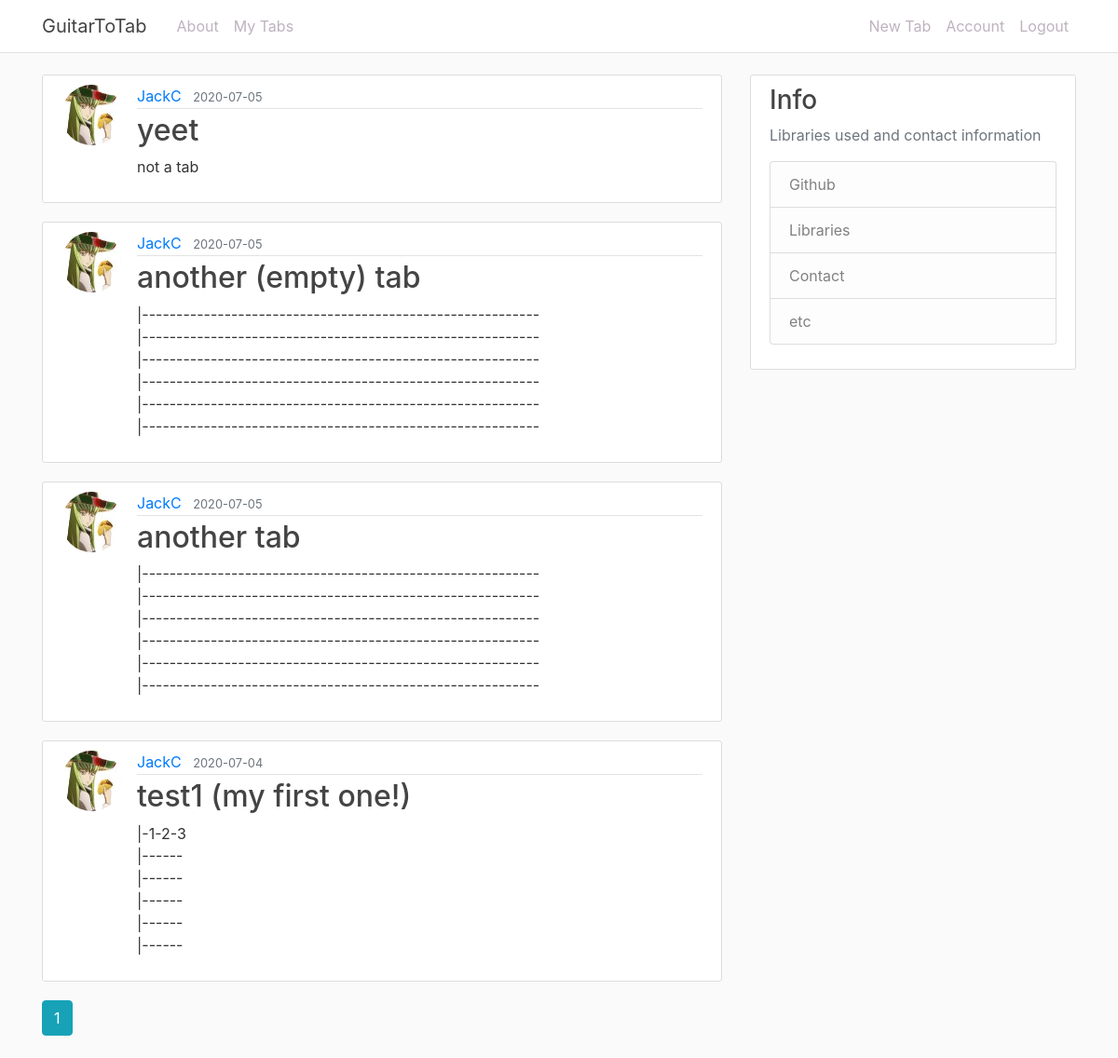
The app's page /my_tabs (signed in) with its own data.
### guitartotab/models.py (models this page shows, shortened)
class Tab(db.Model):
    id = db.Column(db.Integer, primary_key=True)
    title = db.Column(db.String(100), nullable=False)
    date_posted = db.Column(db.DateTime, nullable=False, default=datetime.utcnow)
    content = db.Column(db.Text, nullable=False)
    user_id = db.Column(db.Integer, db.ForeignKey('user.id'), nullable=False)

class User(db.Model, UserMixin):
    id = db.Column(db.Integer, primary_key=True)
    username = db.Column(db.String(20), unique=True, nullable=False)
    email = db.Column(db.String(120), unique=True, nullable=False)
    image_file = db.Column(db.String(20), nullable=False, default='default.jpg')
    password = db.Column(db.String(60), nullable=False)
    tabs = db.relationship('Tab', backref='author', lazy=True)

### guitartotab/routes.py (the view)
@app.route('/my_tabs')
def my_tabs():
    page = request.args.get('page', 1, type=int)
    user = current_user
    tabs = Tab.query.filter_by(author=user).order_by(Tab.date_posted.desc()).paginate(page=page,per_page=5)
    return render_template('home.html', title='My Tabs', tabs=tabs)

### guitartotab/models.py (called while the page is built)
@login_manager.user_loader
def load_user(user_id):
    return User.query.get(int(user_id))

### guitartotab/templates/home.html
{% extends "base.html" %}
{% block content %}
    {% if tabs.items %}
      {% for tab in tabs.items %}
          <article class="media content-section">
            <img class="rounded-circle article-img" src="{{ url_for('static', filename='profile_pics/' + tab.author.image_file) }}">
            <div class="media-body">
              <div class="article-metadata">
                <a class="mr-2" href="#">{{ tab.author.username }}</a>
                <small class="text-muted">{{ tab.date_posted.strftime('%Y-%m-%d') }}</small>
              </div>
              <h2><a class="article-title" href="{{ url_for('tab', tab_id=tab.id) }}">{{ tab.title }}</a></h2>
              <p class="article-content">{{ tab.content }}</p>
            </div>
          </article>
      {% endfor %}
      {% for page_num in tabs.iter_pages(left_edge=1, right_edge=1, left_current=1, right_current=2) %}
          {% if page_num %}
            {% if tabs.page == page_num %}
              <a class="btn btn-info mb-4" href="{{ url_for('my_tabs', page=page_num) }}">{{ page_num }}</a>
            {% else %}
              <a class="btn btn-outline-info mb-4" href="{{ url_for('my_tabs', page=page_num) }}">{{ page_num }}</a>
            {% endif %}
          {% else %}
            ...
          {% endif %}
      {% endfor %}
    {% else %}
      <h1>There seem to be nothing here...</h1>
    {% endif %}
{% endblock content %}

### guitartotab/templates/base.html (shortened to what this page needs)
<!DOCTYPE html>
<html>
<head>
    <link rel="stylesheet" href="https://maxcdn.bootstrapcdn.com/bootstrap/4.0.0/css/bootstrap.min.css">
    <link rel="stylesheet" type="text/css" href="{{ url_for('static', filename='main.css') }}">
</head>
<body>
    <header class="site-header">
        <nav class="navbar navbar-expand-md navbar-dark bg-steel fixed-top border-bottom">
          <div class="container">
            {% if current_user.is_authenticated %}
              <a class="navbar-brand mr-4" href="/my_tabs">GuitarToTab</a>
            {% else %}
              <a class="navbar-brand mr-4" href="/landing">GuitarToTab</a>
            {% endif %}
            <div class="collapse navbar-collapse" id="navbarToggle">
              <div class="navbar-nav mr-auto">
                {% if current_user.is_authenticated %}
                  <a class="nav-item nav-link" href="{{ url_for('about') }}">About</a>
                  <a class="nav-item nav-link" href="{{ url_for('my_tabs') }}">My Tabs</a>
                {% else %}
                  <a class="nav-item nav-link" href="{{ url_for('about') }}">About</a>
                {% endif %}
              </div>
              <div class="navbar-nav">
                {% if current_user.is_authenticated %}
                  <a class="nav-item nav-link" href="{{ url_for('new_tabs') }}">New Tab</a>
                  <a class="nav-item nav-link" href="{{ url_for('account') }}">Account</a>
                  <a class="nav-item nav-link" href="{{ url_for('logout') }}">Logout</a>
                {% else %}
                  <a class="nav-item nav-link" href="{{ url_for('login') }}">Login</a>
                  <a class="nav-item nav-link" href="{{ url_for('register') }}">Register</a>
                {% endif %}
              </div>
            </div>
          </div>
        </nav>
     </header>
     <main role="main" class="container">
      <div class="row">
        <div class="col-md-8">
          {% block content %}{% endblock %}
        </div>
        <div class="col-md-4">
          <div class="content-section">
            <h3>Info</h3>
            <p class='text-muted'> Libraries used and contact information
              <ul class="list-group">
                <li class="list-group-item list-group-item-light">Github</li>
                <li class="list-group-item list-group-item-light">Libraries</li>
                <li class="list-group-item list-group-item-light">Contact</li>
                <li class="list-group-item list-group-item-light">etc</li>
              </ul>
            </p>
          </div>
        </div>
      </div>
    </main>
</body>
</html>

### guitartotab/static/main.css (style rules this page uses)
body { background: #fafafa; color: #333333; margin-top: 5rem; font-family: -apple-system, BlinkMacSystemFont, 'Segoe UI', Roboto, Oxygen, Ubuntu, Cantarell, 'Open Sans', 'Helvetica Neue', sans-serif; }
h1, h2, h3, h4, h5, h6 { color: #444444; }
.container .navbar-brand { color: #444444; }
.bg-steel { background-color: #ffffff; }
.site-header .navbar-nav .nav-link { color: #beb2be; }
.content-section { background: #ffffff; padding: 10px 20px; border: 1px solid #dddddd; border-radius: 3px; margin-bottom: 20px; }
.article-title { color: #444444; }
.article-content { white-space: pre-line; }
.article-img { height: 65px; width: 65px; margin-right: 16px; }
.article-metadata { padding-bottom: 1px; margin-bottom: 4px; border-bottom: 1px solid #e3e3e3 }

### records on screen
Tab: image_file (picture), author.username "JackC", date_posted "2020-07-05", title "yeet", content "not a tab"
Tab: image_file (picture), author.username "JackC", date_posted "2020-07-05", title "another (empty) tab", content "|---------------------------------------------------------- |---------------------------------------------------------- |---------------------------------------------------------- |---------------------------------------------------------- |---------------------------------------------------------- |----------------------------------------------------------"
Tab: image_file (picture), author.username "JackC", date_posted "2020-07-05", title "another tab", content "|---------------------------------------------------------- |---------------------------------------------------------- |---------------------------------------------------------- |---------------------------------------------------------- |---------------------------------------------------------- |----------------------------------------------------------"
Tab: image_file (picture), author.username "JackC", date_posted "2020-07-04", title "test1 (my first one!)", content "|-1-2-3 |------ |------ |------ |------ |------"

### other values on screen
{{ page_num }} "1"
